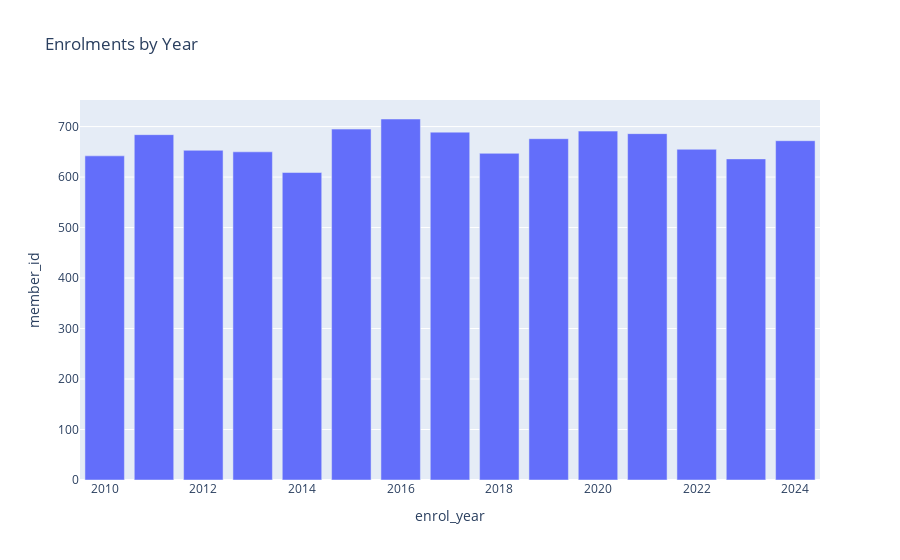

This figure's notebook cell:
### Code cell
# Example: enrolments by year
import matplotlib.pyplot as plt
enrol = df.copy()
enrol['enrol_year'] = pd.to_datetime(enrol['enrolment_date']).dt.year
enrol_year = enrol.groupby('enrol_year')['member_id'].count().reset_index()
print(enrol_year)
fig = px.bar(enrol_year, x='enrol_year', y='member_id', title='Enrolments by Year')
fig.show()

### Figure 1 — Plotly figure (JSON) as saved in the notebook; plotly's stock layout.template omitted (floating-point values rounded to 4 significant figures)
{"data": [{"hovertemplate": "enrol_year=%{x}<br>member_id=%{y}<extra></extra>", "legendgroup": "", "marker": {"color": "#636efa", "pattern": {"shape": ""}}, "name": "", "orientation": "v", "showlegend": false, "textposition": "auto", "type": "bar", "x": [2010, 2011, 2012, 2013, 2014, 2015, 2016, 2017, 2018, 2019, 2020, 2021, 2022, 2023, 2024], "xaxis": "x", "y": [642, 684, 653, 650, 609, 695, 715, 689, 647, 676, 691, 686, 655, 636, 672], "yaxis": "y"}], "layout": {"barmode": "relative", "legend": {"tracegroupgap": 0}, "title": {"text": "Enrolments by Year"}, "xaxis": {"anchor": "y", "domain": [0, 1], "title": {"text": "enrol_year"}}, "yaxis": {"anchor": "x", "domain": [0, 1], "title": {"text": "member_id"}}}}
